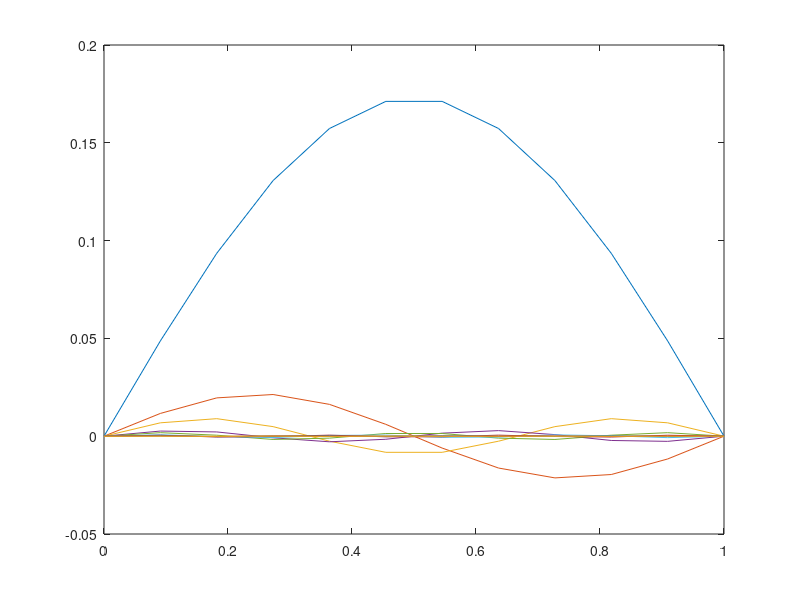

This chart was generated by the following MATLAB code: (Note: this script raises an error after producing the figure.)
% HW09 Problem 1
%
% solve BVP by collocation method

Mvec = [10,15,20,30,40,60,80,100,120]';
errorvec = zeros(size(Mvec));
for j=1:length(Mvec)
    %% setup
    M = Mvec(j);
    
    % collocation points
    x = linspace(0,1,M+2);

    % set r
    r = ((2.*x(2:end-1)-4)./((1+x(2:end-1)).^2))';
    
    % build A
    % A = sparse(M,M);
    A = zeros(M,M);
    for i=1:M
        A(:,i) = -pi^2*i^2.*sin(i*pi.*x(2:end-1)) + (-2./((1+x(2:end-1)).^2)).*sin(i*pi.*x(2:end-1));
    end
    
    %% solve
    c = A\r;
    
    %% add all of the functions
    y = x';
    for i=1:M
        y = y+c(i).*sin(i*pi.*x');
    end
    
    yexact = 2.*x./(1+x);
    
    %% quick plot of all of the theta's
    figure;
    for i=1:M
        plot(x,c(i).*sin(i*pi.*x'));
        hold on;
    end
    
    %% compute max error (and save)
    maxerror = max(abs(yexact'-y));
    fprintf('maximum error for M = %g is %g\n',M,maxerror);
    errorvec(j) = maxerror;
    
    %%  plot the solution, and exact
    figure;
    tmpfigh = gcf;
    clf;
    figshape(600,600);
    set(gcf,'Color','none');
    set(gcf,'InvertHardCopy', 'off');
    set(gcf,'DefaultAxesFontname','helvetica');
    set(gcf,'DefaultLineColor','r');
    set(gcf,'DefaultAxesColor','none');
    set(gcf,'DefaultLineMarkerSize',5);
    set(gcf,'DefaultLineMarkerEdgeColor','k');
    set(gcf,'DefaultLineMarkerFaceColor','g');
    set(gcf,'DefaultAxesLineWidth',0.5);
    set(gcf,'PaperPositionMode','auto');
    
    plot(x',y,'LineWidth',2,'Color','b');
    hold on;
    plot(x,yexact,'LineWidth',2,'Color','r')
    legend({'numerical','exact'},'Location','NorthWest');
    legend boxoff;
    set(gca, 'fontsize',18)
    xlabel('x','FontSize',20)
    ylabel('y','FontSize',20)
    
    psprintcpdf_keeppostscript(sprintf('andy_hw09_prb01_%02g_m%02g',1,M));
    
    %%  plot the solution error
    figure;
    tmpfigh = gcf;
    clf;
    figshape(600,600);
    set(gcf,'Color','none');
    set(gcf,'InvertHardCopy', 'off');
    set(gcf,'DefaultAxesFontname','helvetica');
    set(gcf,'DefaultLineColor','r');
    set(gcf,'DefaultAxesColor','none');
    set(gcf,'DefaultLineMarkerSize',5);
    set(gcf,'DefaultLineMarkerEdgeColor','k');
    set(gcf,'DefaultLineMarkerFaceColor','g');
    set(gcf,'DefaultAxesLineWidth',0.5);
    set(gcf,'PaperPositionMode','auto');
    
    plot(x,abs(yexact-y'),'LineWidth',2,'Color','r')
    set(gca, 'fontsize',18)
    xlabel('x','FontSize',20)
    ylabel('y','FontSize',20)
    
    psprintcpdf_keeppostscript(sprintf('andy_hw09_prb01_%02g_m%02g_error',1,M));
    close all;
end

%% plot error versus 1/M

figure;
tmpfigh = gcf;
clf;
figshape(600,600);
set(gcf,'Color','none');
set(gcf,'InvertHardCopy', 'off');
set(gcf,'DefaultAxesFontname','helvetica');
set(gcf,'DefaultLineColor','r');
set(gcf,'DefaultAxesColor','none');
set(gcf,'DefaultLineMarkerSize',5);
set(gcf,'DefaultLineMarkerEdgeColor','k');
set(gcf,'DefaultLineMarkerFaceColor','g');
set(gcf,'DefaultAxesLineWidth',0.5);
set(gcf,'PaperPositionMode','auto');

plot(1./Mvec,errorvec,'LineWidth',2,'Color','b')

set(gca, 'fontsize',18)
xlabel('1/M','FontSize',20)
ylabel('Max error','FontSize',20)

psprintcpdf_keeppostscript(sprintf('andy_hw09_prb01_%02g',2));

% close all;